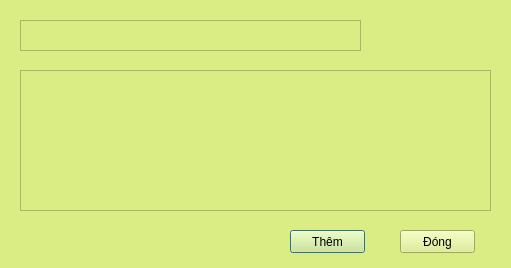
<?xml version="1.0" encoding="UTF-8"?>
<ui version="4.0">
 <class>Dialog</class>
 <widget class="QDialog" name="Dialog">
  <property name="geometry">
   <rect>
    <x>0</x>
    <y>0</y>
    <width>511</width>
    <height>268</height>
   </rect>
  </property>
  <property name="windowTitle">
   <string>Dialog</string>
  </property>
  <property name="styleSheet">
   <string notr="true">background-color: #daed85;</string>
  </property>
  <widget class="QPushButton" name="pushButtonThem">
   <property name="geometry">
    <rect>
     <x>290</x>
     <y>230</y>
     <width>75</width>
     <height>23</height>
    </rect>
   </property>
   <property name="text">
    <string>Thêm</string>
   </property>
  </widget>
  <widget class="QPushButton" name="pushButtonDong">
   <property name="geometry">
    <rect>
     <x>400</x>
     <y>230</y>
     <width>75</width>
     <height>23</height>
    </rect>
   </property>
   <property name="text">
    <string>Đóng</string>
   </property>
  </widget>
  <widget class="QPlainTextEdit" name="plainTextEditContent">
   <property name="geometry">
    <rect>
     <x>20</x>
     <y>70</y>
     <width>471</width>
     <height>141</height>
    </rect>
   </property>
  </widget>
  <widget class="QTextEdit" name="textEditTitle">
   <property name="geometry">
    <rect>
     <x>20</x>
     <y>20</y>
     <width>341</width>
     <height>31</height>
    </rect>
   </property>
  </widget>
 </widget>
 <resources/>
 <connections/>
</ui>
